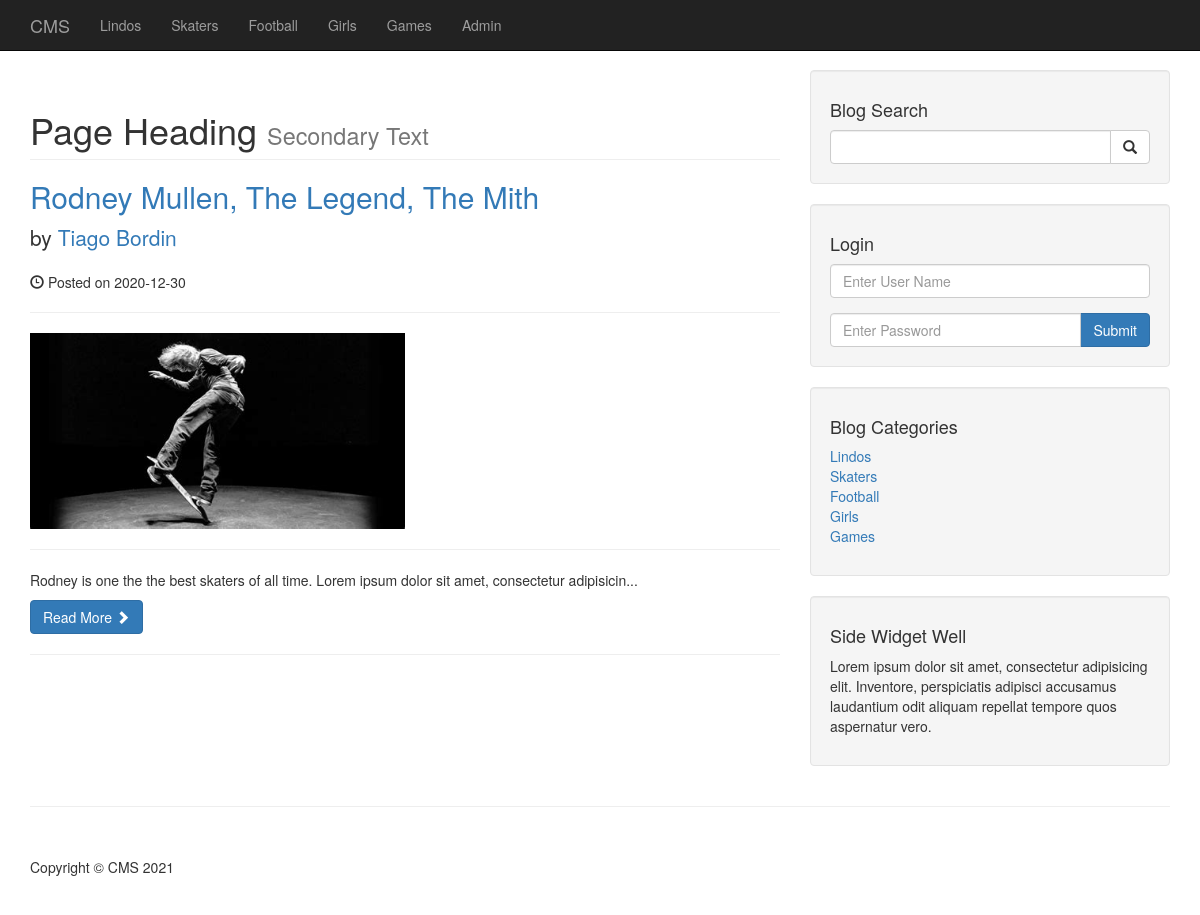
The page /cms/category.php?category=24 on the database as committed earlier.
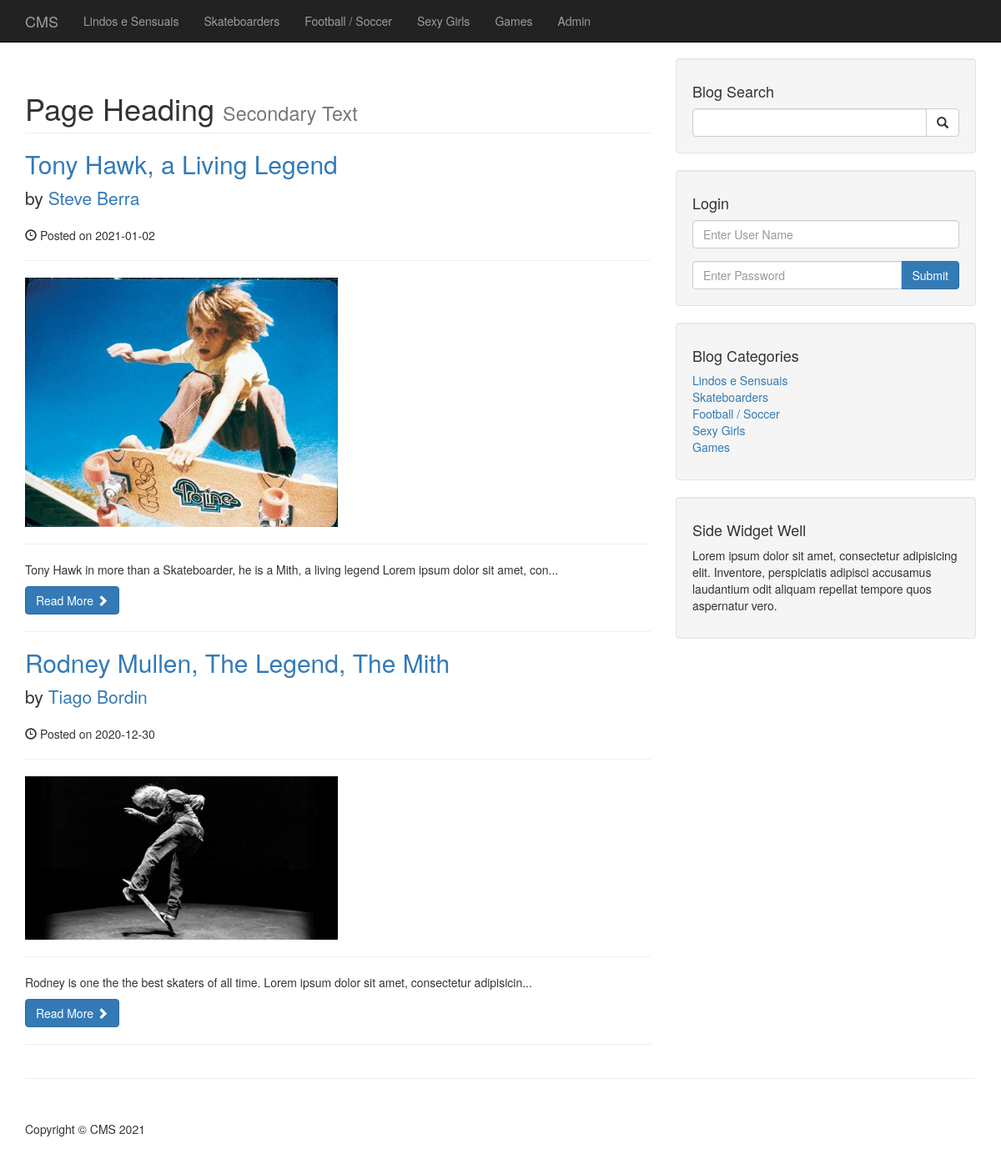
The same page on the database as committed later.
### tables this page shows
CREATE TABLE `categories` (
  `cat_id` int(3) NOT NULL,
  `cat_title` varchar(255) NOT NULL
);

CREATE TABLE `posts` (
  `post_id` int(3) NOT NULL,
  `post_category_id` int(3) NOT NULL,
  `post_title` varchar(255) NOT NULL,
  `post_author` varchar(255) NOT NULL,
  `post_date` date NOT NULL,
  `post_image` text NOT NULL,
  `post_content` text NOT NULL,
  `post_tags` varchar(255) NOT NULL,
  `post_comment_count` int(11) NOT NULL DEFAULT '0',
  `post_status` varchar(255) NOT NULL DEFAULT 'draft'
);

### cms/category.php (the view)
<?php require('includes/header.php'); ?>
    <?php require('includes/navigation.php'); ?>
    <div class="container">
        <div class="row">
            <div class="col-md-8">
                <h1 class="page-header">
                    Page Heading
                    <small>Secondary Text</small>
                </h1>
                <?php
                    if (isset($_GET['category'])) {
                        $post_category = $_GET['category'];
                    }
                    $query = "SELECT * FROM posts WHERE post_category_id = $post_category AND post_status = 'Published' ORDER BY post_id DESC";
                    $select_all_posts_query = mysqli_query($connection, $query);
                    while ($row = mysqli_fetch_assoc($select_all_posts_query)) {
                        $post_id = $row['post_id'];
                        $post_title = $row['post_title'];
                        $post_author = $row['post_author'];
                        $post_date = $row['post_date'];
                        $post_image = $row['post_image'];
                        $post_content = substr($row['post_content'], 0, 100) . "...";
                        ?>
                        <h2>
                            <a href="post.php?p_id=<?php echo $post_id ?>"><?php echo $post_title; ?></a>
                        </h2>
                        <p class="lead">
                            by <a href="index.php"><?php echo $post_author; ?></a>
                        </p>
                        <p>
                            <span class="glyphicon glyphicon-time">
                            </span>
                            Posted on <?php echo $post_date; ?>
                        </p>
                        <hr>
                        <a href="post.php?p_id=<?php echo $post_id ?>">
                            <img class="img-responsive" style="width: 50%;" src="images/<?php echo $post_image; ?>" alt="">
                        </a>
                        <hr>
                        <p>
                            <?php echo $post_content; ?>
                        </p>
                        <a class="btn btn-primary" href="post.php?p_id=<?php echo $post_id ?>">
                            Read More
                            <span class="glyphicon glyphicon-chevron-right">
                            </span>
                        </a>
                        <hr>
                        <?php
                    }
                ?>
            </div>
            <?php require('includes/sidebar.php'); ?>
        </div>
        <hr>
<?php require('includes/footer.php'); ?>

### cms/includes/header.php (shortened to what this page needs)
<!DOCTYPE html>
<html lang="en">
<head>
    <link href="css/bootstrap.min.css" rel="stylesheet">
    <link href="css/blog-home.css" rel="stylesheet">
</head>
<body>

### cms/includes/navigation.php (shortened to what this page needs)
<?php require('includes/db.php'); ?>
<nav class="navbar navbar-inverse navbar-fixed-top" role="navigation">
  <div class="container">
    <div class="navbar-header">
      <a class="navbar-brand" href="index.php">CMS</a>
    </div>
    <div class="collapse navbar-collapse" id="bs-example-navbar-collapse-1">
      <ul class="nav navbar-nav">
        <?php
          $query = "SELECT * FROM categories;";
          $select_all_categories_query = mysqli_query($connection, $query);
          while ($row = mysqli_fetch_assoc($select_all_categories_query)) {
            $the_cat_id = $row['cat_id'];
            ?>
              <li>
                <a href="category.php?category=<?= $the_cat_id ?>"><?php echo $row['cat_title']; ?></a>
              </li>
            <?php
          }
        ?>
        <li><a href="admin/index.php">Admin</a></li>
      </ul>
    </div>
  </div>
</nav>

### cms/includes/sidebar.php
<div class="col-md-4" style="position: -webkit-sticky; position: sticky; top: -70px;">
    <div class="well">
        <h4>Blog Search</h4>
        <form action="search.php" method="post">
            <div class="input-group">
                <input name="search" type="text" class="form-control">
                <span class="input-group-btn">
                    <button name="submit" class="btn btn-default" type="submit">
                        <span class="glyphicon glyphicon-search"></span>
                </button>
                </span>
            </div>
        </form>
    </div>
    <div class="well">
        <h4>Login</h4>
        <form action="includes/login.php" method="post">
            <div class="form-group">
                <input name="user_name" type="text" class="form-control" placeholder="Enter User Name" id="user_name" style="margin-bottom: 5px;">
            </div>
            <div class="input-group">
                <input name="password" type="password" class="form-control" placeholder="Enter Password" id="password">
                <span class="input-group-btn">
                    <button class="btn btn-primary" name="login" type="submit">
                        Submit
                    </button>
                </span>
            </div>
        </form>
    </div>
    <div class="well">
        <?php
          $query = "SELECT * FROM categories;";
          $select_categories_sidebar = mysqli_query($connection, $query);
        ?>
        <h4>Blog Categories</h4>
        <div class="row">
            <div class="col-lg-12">
                <ul class="list-unstyled">
                    <?php
    while ($row = mysqli_fetch_assoc($select_categories_sidebar))
    {
        $the_cat_id = $row['cat_id'];
        ?>
          <li>
            <a href="category.php?category=<?= $the_cat_id ?>"><?php echo $row['cat_title']; ?></a>
          </li>
        <?php
    } ?>
                </ul>
            </div>
        </div>
    </div>
   <?php require('widget.php'); ?>
</div>

### cms/includes/widget.php
 <div class="well">
    <h4>Side Widget Well</h4>
    <p>Lorem ipsum dolor sit amet, consectetur adipisicing elit. Inventore, perspiciatis adipisci accusamus laudantium odit aliquam repellat tempore quos aspernatur vero.</p>
</div>

### cms/includes/footer.php (shortened to what this page needs)
        <footer>
            <div class="row">
                <div class="col-lg-12">
                    <p>Copyright &copy; CMS <?= date("Y") ?></p>
                </div>
            </div>
        </footer>
    </div>
</body>
</html>

### cms/css/blog-home.css (style rules this page uses)
body { padding-top: 70px; }
footer { margin: 50px 0; }

Rows that differ between the two databases and show on the page:
changed categories: cat_title "Lindos" → "Lindos e Sensuais"
changed categories: cat_title "Skaters" → "Skateboarders"
changed categories: cat_title "Football" → "Football / Soccer"
changed categories: cat_title "Girls" → "Sexy Girls"
added posts: post_title "Tony Hawk, a Living Legend", post_author "Steve Berra", post_date "2021-01-02", post_image (picture), post_content "Tony Hawk in more than a Skateboarder, he is a Mith, a living legend Lorem ipsum dolor sit amet, con..."
